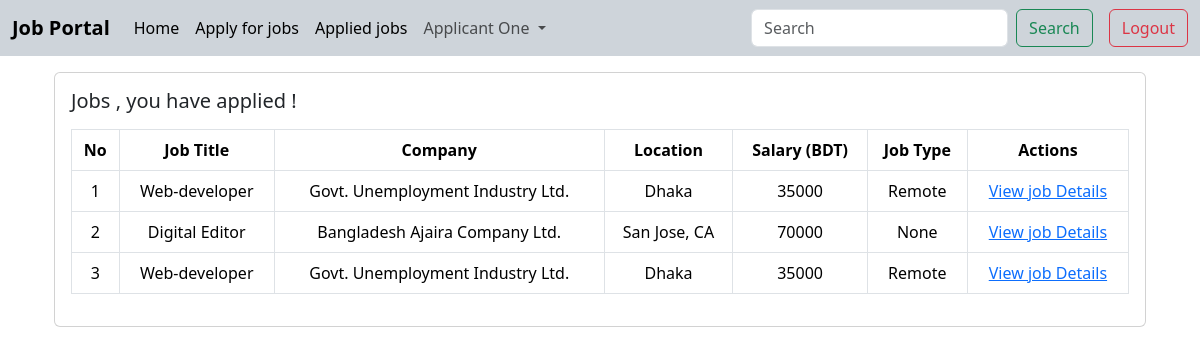
The app's page /job/applied_job (signed in) with its own data.
### users/models.py (models this page shows)
class User(AbstractBaseUser):
    USERNAME_FIELD = 'email'
    email = models.EmailField(unique = True)
    is_recruiter = models.BooleanField(default = False)
    is_applicant = models.BooleanField(default = False)
    has_resume = models.BooleanField(default = False)
    has_company = models.BooleanField(default = False)
    objects = UserManager()

### resume/models.py (models this page shows, shortened)
class Resume(models.Model):
    user = models.OneToOneField(User,on_delete = models.CASCADE)
    first_name = models.CharField(max_length=100,null=True,blank=True)
    surname = models.CharField(max_length=100, null=True, blank=True)
    location = models.CharField(max_length=100, null=True, blank=True)
    job_title = models.CharField(max_length=100, null=True, blank=True)
    resume= models.FileField(upload_to='resume',null=True,blank=True)

### job/models.py (models this page shows, shortened)
class ApplyJob(models.Model):
    STATUS_CHOICES = {
        ('Accepted','Accepted'),
        ('Declined','Declinned'),
        ('Pending','Pending')
    }
    user = models.ForeignKey(User, on_delete=models.CASCADE)
    job = models.ForeignKey(Job, on_delete=models.CASCADE)
    applied_time=models.DateTimeField(auto_now=False, auto_now_add=True)
    status = models.CharField(max_length=100,choices=STATUS_CHOICES)

class Job(models.Model):
    JOB_TYPE = (
        ('Remote','Remote'),
        ('Onsite','Onsite'),
        ('Hybrid','Hybrid'),
    )
    user = models.ForeignKey(User,on_delete=models.CASCADE)
    company = models.ForeignKey(Company,on_delete=models.CASCADE)
    title = models.CharField(max_length=200)
    location = models.CharField(max_length=200)
    salary = models.PositiveBigIntegerField(default=2000)
    requirements = RichTextField()
    ideal_candidate = RichTextField()
    is_available = models.BooleanField(default = True)
    published = models.DateTimeField(auto_now=False, auto_now_add=True,null=True)
    deadline= models.DateField(auto_now=False, auto_now_add=False,null=True)
    industry = models.ForeignKey(Industry, on_delete=models.DO_NOTHING,null=True,blank=True)
    state =models.ForeignKey(State,on_delete=models.DO_NOTHING,null=True,blank=True)
    job_type= models.CharField(max_length=100,choices=JOB_TYPE,null=True,blank=True,default='Onsite')

### company/models.py (models this page shows)
class Company(models.Model):
    user = models.OneToOneField(User, on_delete=models.CASCADE)
    name = models.CharField(max_length=100,null=True,blank=True)
    est_date = models.DateField(null=True,blank=True)
    city = models.CharField(max_length=100,null=True,blank=True)
    state = models.CharField(max_length=100,null=True,blank=True)
    def __str__(self):
        return self.name

### job/views.py (the view)
# urls.py: path('applied_job',views.applied_job,name='applied_job')
@login_required
def applied_job(request):
    jobs = ApplyJob.objects.filter(user=request.user)
    return render(request,'job/applied_job.html',{'jobs':jobs})

### templates/job/applied_job.html
{% extends "base.html" %}
{% block content %}
<section class="container">
    <div class="card mx-auto" >
        <div class="card-body">
            <h5 class="card-title mb-3">Jobs , you have applied !</h5>
            <table class="table table-hover table-bordered text-center">
                <thead>
                    <tr>
                        <th scope="col">No</th>
                        <th scope="col">Job Title</th>
                        <th scope="col">Company</th>
                        <th scope="col">Location</th>
                        <th scope="col">Salary (BDT)</th>
                        <th scope="col">Job Type</th>
                        <th scope="col">Actions</th>
                    </tr>
                </thead>
                <tbody>
                    {% for job in jobs %}
                    <tr>
                        <td>{{forloop.counter}}</td>
                        <td>{{job.job.title}}</td>
                        <td>{{job.job.company}}</td>
                        <td>{{job.job.location}}</td>
                        <td>{{job.job.salary}}</td>
                        <td>{{job.job.job_type}} </td>
                        <td><a href="{% url "job_details" job.id %}">View job Details</a></td>
                    </tr>
                    {% endfor %}
                </tbody>
            </table>
        </div>
    </div>
</section>
{% endblock content %}

### templates/navbar.html (shortened to what this page needs)
<nav class="navbar navbar-expand-lg bg-dark-subtle mb-3">
  <div class="container-fluid">
    <a class="navbar-brand fs-5 fw-bold " href="{% url "home" %}">Job Portal</a>
    <div class="collapse navbar-collapse" id="navbarScroll">
      <ul class="navbar-nav me-auto my-2 my-lg-0 navbar-nav-scroll" style="--bs-scroll-height: 100px;">
        <li class="nav-item">
          <a class="nav-link active" aria-current="page" href="{% url "home" %}">Home</a>
        </li>
        {% if request.user.is_authenticated %}
        {% if request.user.is_applicant %}
          {% if not request.user.has_resume %}
          <li class="nav-item">
            <a class="nav-link active" aria-current="page" href="{% url "updateresume" %}">Create Resume</a>
          </li>
          {% else %}
          <li class="nav-item">
            <a class="nav-link active" aria-current="page" href="{% url "job_list" %}">Apply for jobs</a>
          </li>
          <li class="nav-item">
            <a class="nav-link active" aria-current="page" href="{% url "applied_job" %}">Applied jobs</a>
          </li>
          {% endif %}
        {% endif %}
        <li class="nav-item dropdown">
          <a class="nav-link dropdown-toggle" href="#" role="button" data-bs-toggle="dropdown" aria-expanded="false">
            {% if request.user.has_resume %}
              {{request.user.resume.first_name}} {{request.user.resume.surname}}
            {% else %}
              {{request.user.email}}
            {% endif %}
          </a>
        </li>
        {% endif %}
      </ul>
      <div class='d-flex justify-content-between gap-3 '>
        <form class="d-flex" role="search" action='{% url "search" %}'>
          <input class="form-control me-2" name='search' type="search" placeholder="Search" aria-label="Search">
          <button class="btn btn-outline-success" type="submit">Search</button>
        </form>
        <div class="nav-item">
          {% if request.user.is_authenticated %}
          <a class="btn btn-outline-danger" href="{% url "logout" %}">Logout</a>
          {% else %}
          <a class="btn btn-success" href="{% url "login" %}">Login</a>
          {% endif %}
        </div>
      </div>
    </div>
  </div>
</nav>

### records on screen
User: user.resume.first_name "Applicant", user.resume.surname "One"
ApplyJob: job "Web-developer", job.company "Govt. Unemployment Industry Ltd.", job.location "Dhaka", job.salary "35000", job.job_type "Remote"
ApplyJob: job "Digital Editor", job.company "Bangladesh Ajaira Company Ltd.", job.location "San Jose, CA", job.salary "70000", job.job_type "None"
ApplyJob: job "Web-developer", job.company "Govt. Unemployment Industry Ltd.", job.location "Dhaka", job.salary "35000", job.job_type "Remote"
